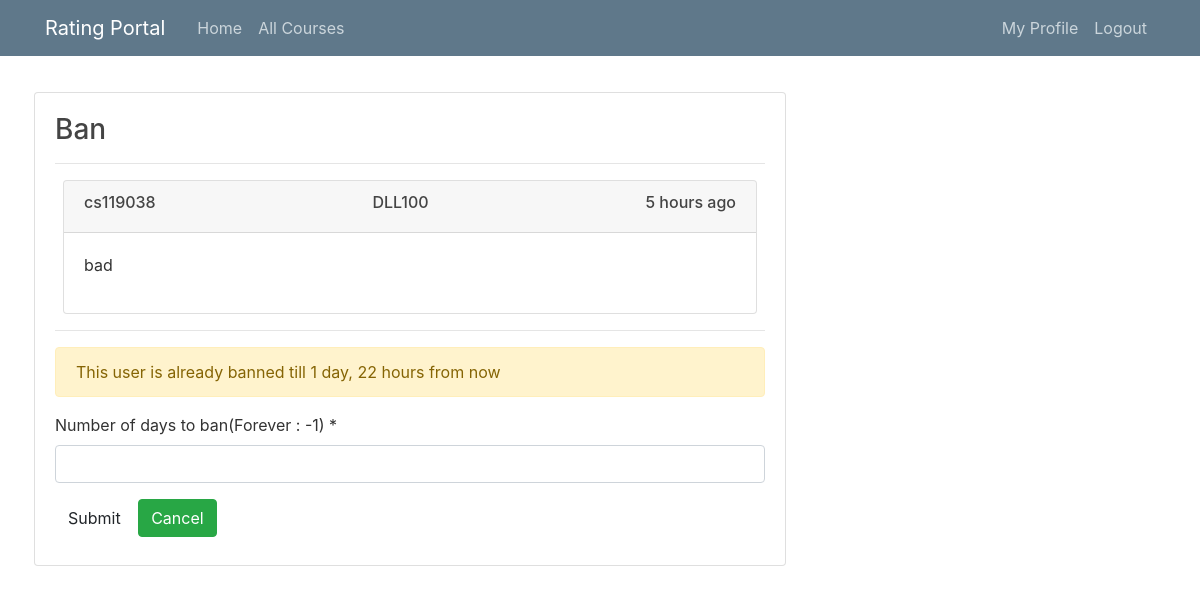
Page /ban/7/40/?next=/reportAction/40/ (signed in) on the committed database.
### review/models.py (models this page shows)
class Review(models.Model):
    score = models.DecimalField(decimal_places=2,max_digits=4)
    reviewContent = models.TextField()
    courseName = models.CharField(max_length=120)
    dateAdded = models.DateTimeField(auto_now=False, auto_now_add=True)
    author = models.ForeignKey(User, on_delete= models.CASCADE,related_name='reviews_written')
    class Meta:
        ordering =['-dateAdded']

### users/models.py (models this page shows)
class CustomUserModel(models.Model):
    user = models.OneToOneField(User, on_delete=models.CASCADE,)
    bannedTill = models.DateTimeField(auto_now=False, auto_now_add=False)

### users/views.py (the view)
# urls.py: path("ban/<int:userID>/<int:reviewID>/", user_views.banView, name="ban"),
@login_required
def banView(request, userID, reviewID):
    user = User.objects.get(id=userID)
    review = Review.objects.get(id=reviewID)
    context = {}
    context["next"] = request.build_absolute_uri(request.GET["next"])
    context["review"] = review
    context['alreadyBanned']=None
    if user.customusermodel.bannedTill>datetime.now(pytz.utc):
        context['alreadyBanned'] = user.customusermodel.bannedTill
    nextYes = "/issues/"
    if request.user.is_superuser:
        if request.method == "POST":
            form = BanForm(request.POST)
            context["form"] = form
            if form.is_valid():
                customUserModel = user.customusermodel
                banDays = form.cleaned_data.get("banDays")
                actionLink=None
                if banDays == -1:
                    actionDetail=f'You removed {review.author.username}.'
                    user.delete()
                else:
                    actionDetail=f'You banned {review.author.username} for {banDays} day(s).'
                    actionLink=request.build_absolute_uri(f'/profile/{review.author.username}')
                    customUserModel.bannedTill = datetime.now(pytz.utc) + timedelta(
                        days=form.cleaned_data.get("banDays")
                    )
                    rc= RecentAction.create(review.author,f'You have been banned for {banDays} day(s)','a',None)
                    rc.save()
                    customUserModel.save()
                    review.delete()
                actionType='a'
                rca= RecentAction.create(request.user,actionDetail,actionType,actionLink)
                rca.save()
                return redirect(nextYes)
        else:
            form = BanForm()
            context["form"] = form
        return render(request, "users/ban.html", context)
    else:
        return Http404

### users/forms.py (shortened to what this page needs)
class BanForm(forms.Form):
    banDays = forms.IntegerField(
        label="Number of days to ban(Forever : -1) ",
    )  # widget=forms.TextInput(attrs={'placeholder': 'yyyy-mm-dd hh:mm:ss'}))

### users/templates/users/ban.html (shortened to what this page needs)
{% extends "users/base.html" %}
{% load crispy_forms_tags %}
{% load humanize %}
{% block content %}
<div class="card-body">
    <h3>Ban</h3>
    <hr>
    <div class="card m-2">
        <div class="card-header">
            <div class="d-flex justify-content-between">
                <h6>
                    {{review.author.username}}
                </h6>
                <h6>
                    {{review.courseName}}
                </h6>
                <h6>
                    {{review.dateAdded|naturaltime}}
                </h6>
            </div>
        </div>
        <div class="card-body">
            <p>
                {{review.reviewContent}}
            </p>
        </div>
    </div>
    <hr>
    <form method="post">
        {% if alreadyBanned %}
        <div class="alert alert-warning" role="alert">
            This user is already banned till {{alreadyBanned|naturaltime}}
        </div>
        {% endif %}
        {{form|crispy}}
        <button type="submit" class="btn btn-error">Submit</button>
        <a href="{{next}}" class="btn btn-success">Cancel</a>
    </form>
</div>
{% endblock content %}

### users/static/main.css (style rules this page uses)
body { background: white; color: #333333; margin-top: 5rem; }
h1, h2, h3, h4, h5, h6 { color: #444444; }

### rows in the picture
Review: author.username "cs119038", courseName "DLL100", dateAdded "5 hours ago", reviewContent "bad"
CustomUserModel: bannedTill "1 day, 22 hours from now"
